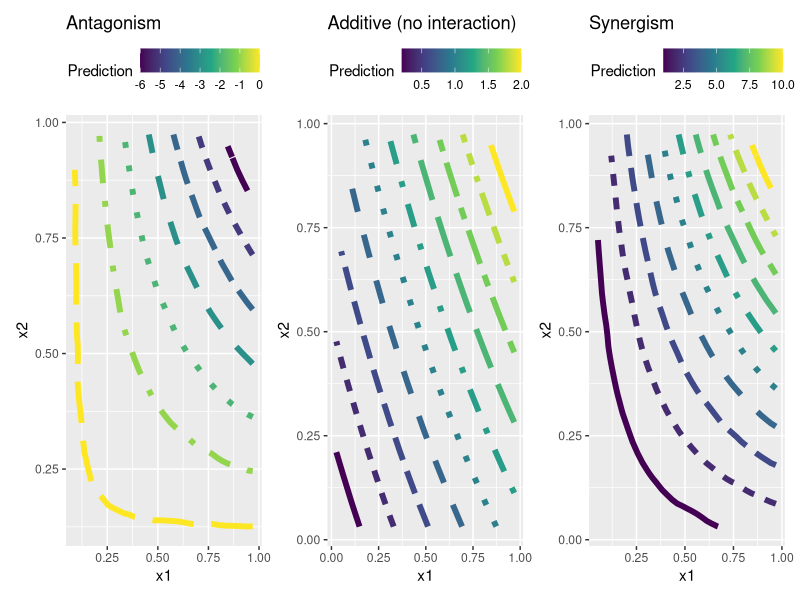

Generate this figure with R: (Note: this script raises an error after producing the figure.)
## ---- chunk 1
#| warning: false
#| message: false
library(tidyverse)
set.seed(123)

beta0<- rep(0,200)
beta1<- rep(1,200)
beta2<- rep(1,200)

x1<- runif(200, min = 0, max = 1)
x2 <- runif(200, min = 0, max = 1)
e <- rnorm(200)
## ---- chunk 2
beta3_antagonism <- rep(-10,200) # Antagonism
beta3_additive <- rep(0,200) # Additive (no interaction)
beta3_synergism <- rep(10,200) # Synergism
## ---- chunk 3
y1 = beta0 + beta1*x1 + beta2*x2 + beta3_antagonism*(x1*x2) + e
y2 = beta0 + beta1*x1 + beta2*x2 + beta3_additive*(x1*x2) + e
y3 = beta0 + beta1*x1 + beta2*x2 + beta3_synergism*(x1*x2) + e
## ---- chunk 4
observed1 <- tibble(y1, x1, x2)
observed2 <- tibble(y2, x1, x2)
observed3 <- tibble(y3, x1, x2)

mod1 <- lm(y1 ~ x1*x2, data = observed1)
mod2 <- lm(y2 ~ x1*x2, data = observed2)
mod3 <- lm(y3 ~ x1*x2, data = observed3)

observed1$z <- predict(mod1, observed1)
observed2$z <- predict(mod2, observed2)
observed3$z <- predict(mod3, observed3)
## ---- chunk 5
grid1 <- with(observed1, 
             interp::interp(x = x1, y = x2, z))
griddf1 <- subset(data.frame(x = rep(grid1$x, nrow(grid1$z)),
                            y = rep(grid1$y, 
                                    each = ncol(grid1$z)),
                            z = as.numeric(grid1$z)),!is.na(z))

grid2 <- with(observed2, 
             interp::interp(x = x1, y = x2, z))
griddf2 <- subset(data.frame(x = rep(grid2$x, nrow(grid2$z)),
                            y = rep(grid2$y, 
                                    each = ncol(grid2$z)),
                            z = as.numeric(grid2$z)),!is.na(z))

grid3 <- with(observed3, 
             interp::interp(x = x1, y = x2, z))
griddf3 <- subset(data.frame(x = rep(grid3$x, nrow(grid3$z)),
                            y = rep(grid3$y, 
                                    each = ncol(grid3$z)),
                            z = as.numeric(grid3$z)),!is.na(z))
## ---- chunk 6
p1 <- ggplot(griddf1, aes(x, y, z = z)) +
  geom_contour(aes(colour = after_stat(level),
                   linetype = factor(after_stat(level))),
                   linewidth = 2) +
  scale_color_viridis_c()+
  guides(linetype = "none")+
  labs(title="Antagonism",
       color="Prediction", x = "x1", y = "x2")+
  theme(legend.position = "top")

p2 <- ggplot(griddf2, aes(x, y, z = z)) +
  geom_contour(aes(colour = after_stat(level),
                   linetype = factor(after_stat(level))),
                   linewidth = 2) +
  scale_color_viridis_c()+
  guides(linetype = "none")+
  labs(title="Additive (no interaction)",
       color="Prediction", x = "x1", y = "x2")+
  theme(legend.position = "top")

p3 <- ggplot(griddf3, aes(x, y, z = z)) +
  geom_contour(aes(colour = after_stat(level),
                   linetype = factor(after_stat(level))),
                   linewidth = 2) +
  scale_color_viridis_c()+
  guides(linetype = "none")+
  labs(title="Synergism",
       color="Prediction", x = "x1", y = "x2")+
  theme(legend.position = "top")
## ---- chunk 7
#| warning: false
#| message: false
library(patchwork)
p1 + p2 + p3 
## ---- chunk 8
#| echo: false
saveRDS(high_income_pop, "data/high_income_pop.rds")
## ---- chunk 9
high_income_pop %>%
  ggplot(aes(x = age, y = value, fill = sex)) +
  geom_bar(stat = "identity") +
  scale_fill_manual(values = c("#CC6666", "#9999CC")) +
  coord_flip() +
  theme_minimal() 
